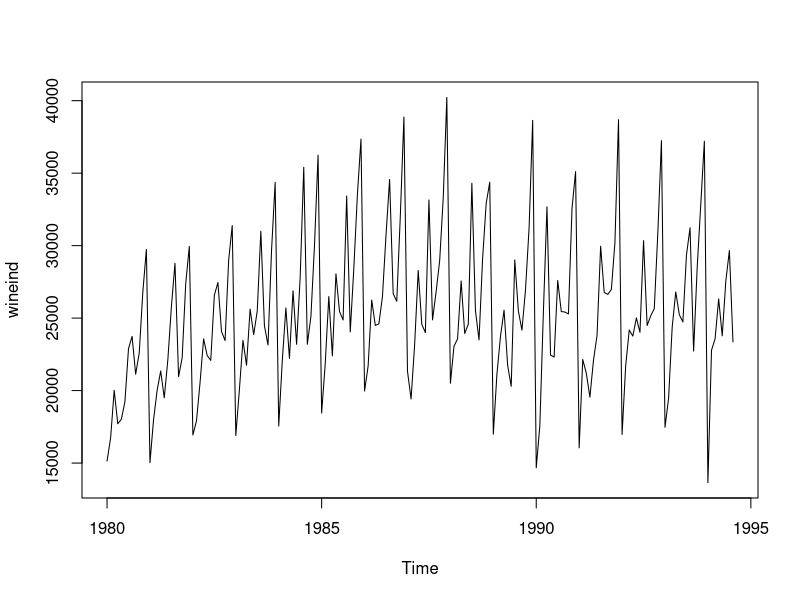
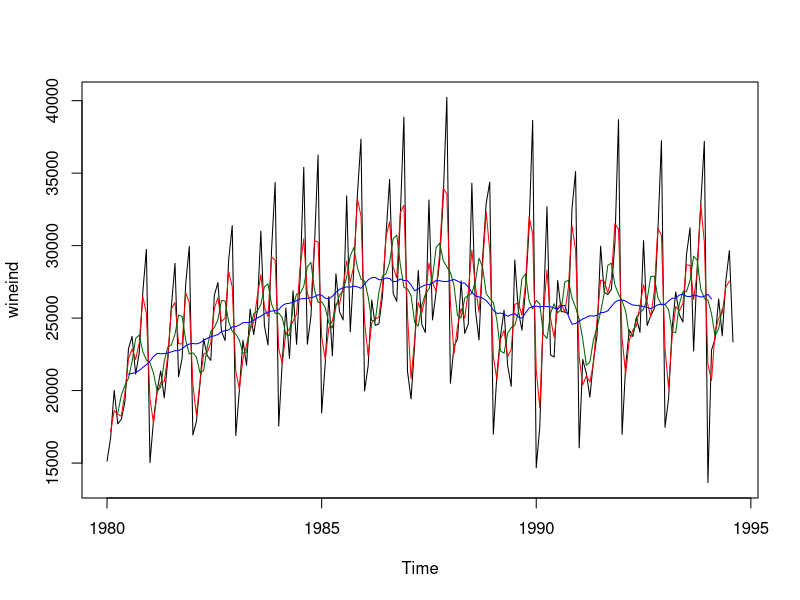
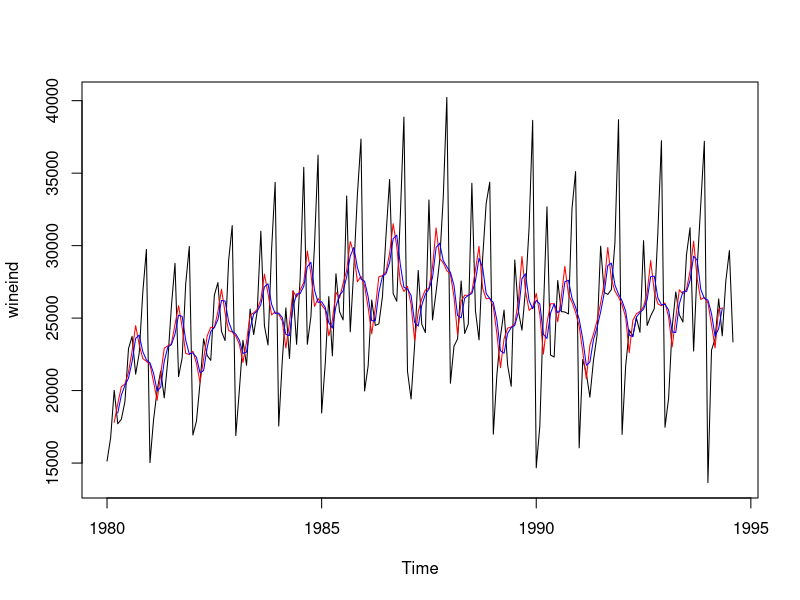

Generate these figures, in order, with R:
## ---- chunk 1
library(forecast)
wineind       # 输入数据
plot(wineind)
## ---- chunk 2
plot(wineind)
mas2 <- ma(wineind, order = 2)  # 根据输入数据和阶数计算MA值
mas6 <- ma(wineind, order = 6)
mas12 <- ma(wineind, order = 12)
lines(mas2, col = 'red')
lines(mas6, col = 'darkgreen')
lines(mas12, col = 'blue')
## ---- chunk 3
plot(wineind)
mas8 <- ma(wineind, order = 6, centre = FALSE)  # 根据输入数据、阶数和center参数计算MA值
mas8c <- ma(wineind, order = 6, centre = TRUE)
lines(mas8, col = 'red')
lines(mas8c, col = 'blue')
## ---- chunk 4
library(zoo)
timestamp <- as.yearmon(time(wineind))
inp <- data.frame(time=timestamp, wine=wineind)
write.table(inp, "ma-test-input.csv", quote = FALSE, dec = ".", sep = ",")
